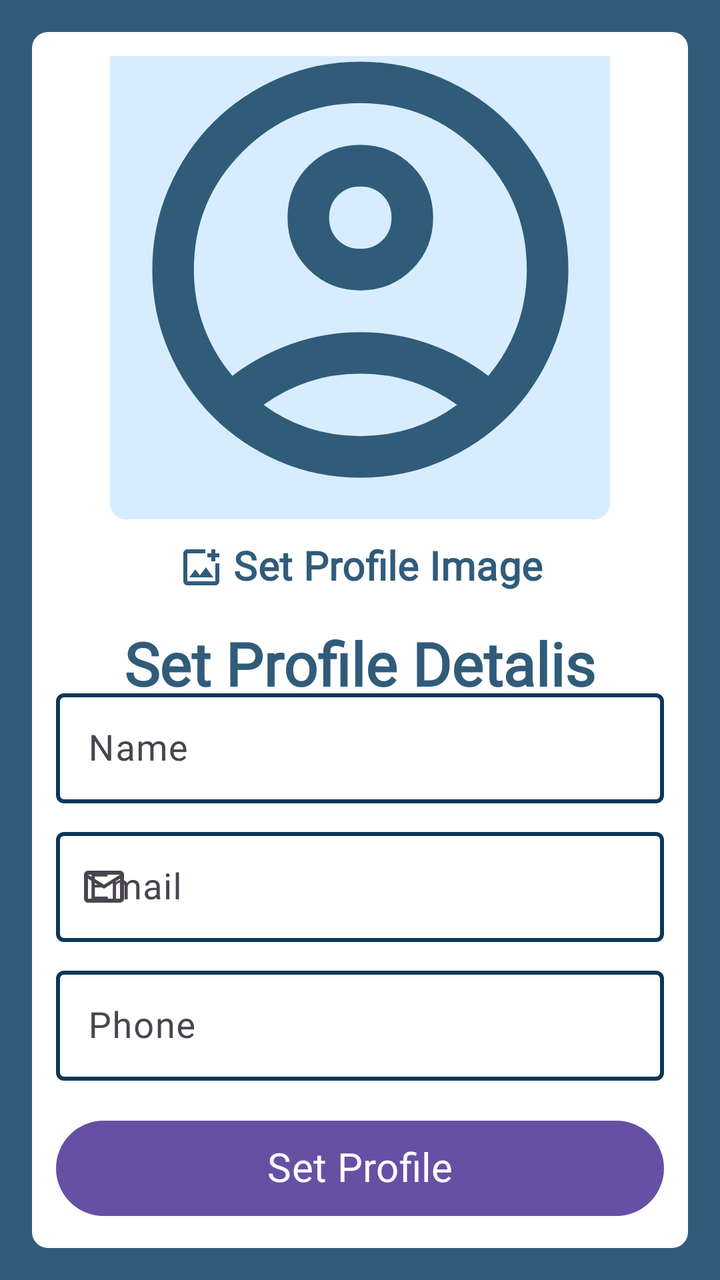
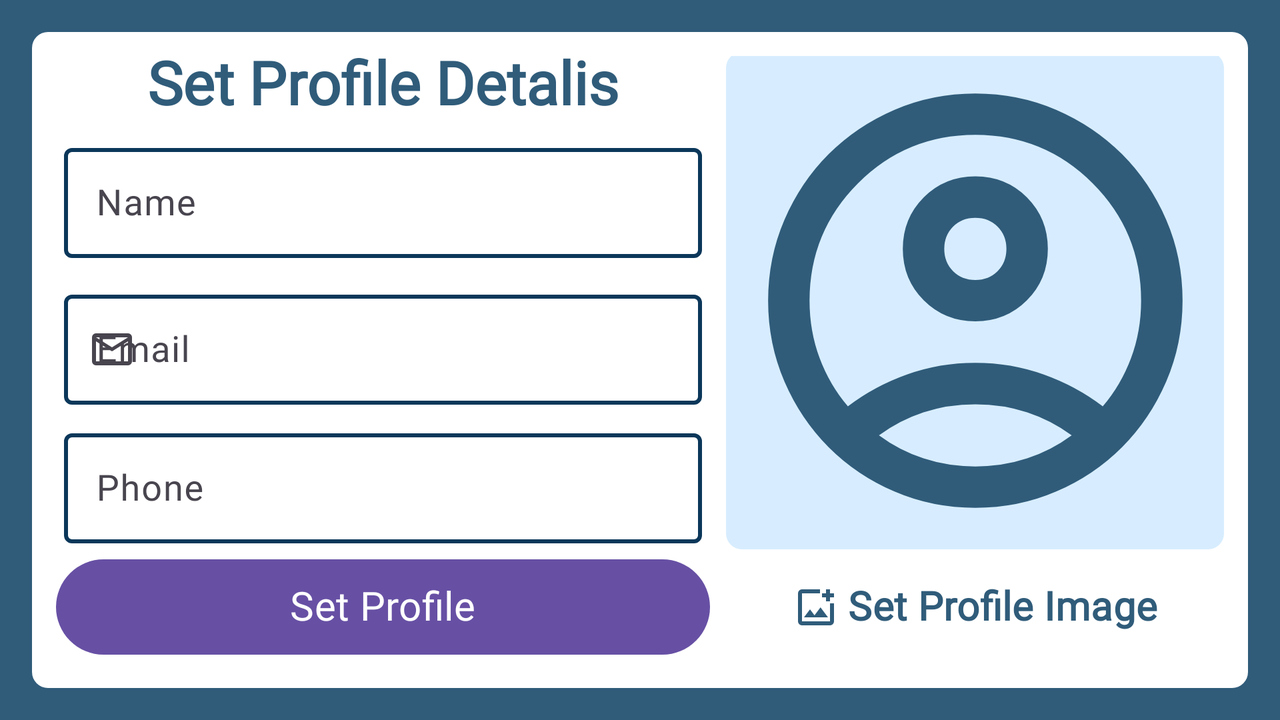

An Android layout and its configuration variant, each rendered on a device that would load it. The default file and the variant file are quoted in full after the pictures.
<!-- AndroidManifest.xml: application theme Theme.StudyPlannerApp -->
<!-- res/layout/fragment_user_profile.xml -->
<?xml version="1.0" encoding="utf-8"?>
<androidx.constraintlayout.widget.ConstraintLayout xmlns:android="http://schemas.android.com/apk/res/android"
    xmlns:app="http://schemas.android.com/apk/res-auto"
    xmlns:tools="http://schemas.android.com/tools"
    android:layout_width="match_parent"
    android:layout_height="match_parent"
    android:background="@color/blue_500"
    android:padding="16dp"
    tools:context=".ui.user_profile.UserProfileFragment">


    <androidx.constraintlayout.widget.ConstraintLayout
        android:id="@+id/constraintLayout2"
        android:layout_width="0dp"
        android:layout_height="wrap_content"
        android:background="@drawable/rounded_background"
        android:backgroundTint="@color/white"
        android:padding="12dp"
        app:layout_constraintBottom_toBottomOf="parent"
        app:layout_constraintHeight_percent="0.85"
        app:layout_constraintEnd_toEndOf="parent"
        app:layout_constraintHorizontal_bias="1.0"
        app:layout_constraintStart_toStartOf="parent"
        app:layout_constraintTop_toTopOf="parent">

        <androidx.constraintlayout.widget.ConstraintLayout
            android:id="@+id/constraintLayout7"
            android:layout_width="0dp"
            android:layout_height="wrap_content"
            android:layout_marginBottom="8dp"
            app:layout_constraintBottom_toTopOf="@+id/setProfileBtn"
            app:layout_constraintEnd_toEndOf="parent"
            app:layout_constraintHorizontal_bias="0.5"
            app:layout_constraintStart_toStartOf="parent">

            <com.google.android.material.textfield.TextInputLayout
                android:id="@+id/userNameTF"
                style="@style/editTextStyle"
                android:layout_width="match_parent"
                android:layout_height="wrap_content"
                android:layout_marginTop="8dp"
                android:layout_marginBottom="4dp"
                android:hint="@string/name"
                app:endIconDrawable="@drawable/icon_remove"
                app:endIconMode="clear_text"
                app:layout_constraintBottom_toTopOf="@+id/userEmailTF"
                app:layout_constraintEnd_toEndOf="parent"
                app:layout_constraintStart_toStartOf="parent"
                app:layout_constraintTop_toTopOf="parent"
                app:layout_constraintVertical_chainStyle="spread"
                app:startIconDrawable="@drawable/icon_user_2">

                <com.google.android.material.textfield.TextInputEditText
                    android:id="@+id/userNameET"
                    android:layout_width="match_parent"
                    android:layout_height="wrap_content"
                    android:inputType="textCapWords" />

            </com.google.android.material.textfield.TextInputLayout>

            <com.google.android.material.textfield.TextInputLayout
                android:id="@+id/userEmailTF"
                style="@style/editTextStyle"
                android:layout_width="match_parent"
                android:layout_height="wrap_content"
                android:layout_marginTop="4dp"
                android:layout_marginBottom="4dp"
                android:hint="@string/email"
                app:endIconDrawable="@drawable/icon_remove"
                app:endIconMode="clear_text"
                app:layout_constraintBottom_toTopOf="@+id/userPhoneTF"
                app:layout_constraintEnd_toEndOf="parent"
                app:layout_constraintStart_toStartOf="parent"
                app:layout_constraintTop_toBottomOf="@+id/userNameTF"
                app:startIconDrawable="@drawable/icon_email">

                <com.google.android.material.textfield.TextInputEditText
                    android:id="@+id/userEmailET"
                    android:layout_width="match_parent"
                    android:layout_height="wrap_content"
                    android:inputType="textEmailAddress" />

            </com.google.android.material.textfield.TextInputLayout>

            <com.google.android.material.textfield.TextInputLayout
                android:id="@+id/userPhoneTF"
                style="@style/editTextStyle"
                android:layout_width="match_parent"
                android:layout_height="wrap_content"
                android:layout_marginTop="4dp"
                android:layout_marginBottom="8dp"
                android:hint="@string/phone"
                app:endIconDrawable="@drawable/icon_remove"
                app:endIconMode="clear_text"
                app:layout_constraintBottom_toBottomOf="parent"
                app:layout_constraintEnd_toEndOf="parent"
                app:layout_constraintStart_toStartOf="parent"
                app:layout_constraintTop_toBottomOf="@+id/userEmailTF"
                app:startIconDrawable="@drawable/icon_phone">

                <com.google.android.material.textfield.TextInputEditText
                    android:id="@+id/userPhoneET"
                    android:layout_width="match_parent"
                    android:layout_height="wrap_content"
                    android:inputType="phone" />

            </com.google.android.material.textfield.TextInputLayout>
        </androidx.constraintlayout.widget.ConstraintLayout>

        <TextView
            android:id="@+id/textView"
            android:layout_width="wrap_content"
            android:layout_height="wrap_content"
            android:layout_marginTop="8dp"
            android:text="@string/set_profile_detalis"
            android:textAppearance="@style/TextAppearance.AppCompat.Large"
            android:textColor="@color/blue_500"
            android:textSize="30sp"
            android:textStyle="bold"
            app:layout_constraintBottom_toTopOf="@+id/constraintLayout7"
            app:layout_constraintEnd_toEndOf="parent"
            app:layout_constraintHorizontal_bias="0.5"
            app:layout_constraintStart_toStartOf="parent"
            app:layout_constraintTop_toBottomOf="@+id/setProfileImageBtn" />


        <com.google.android.material.button.MaterialButton
            android:id="@+id/setProfileBtn"
            style="@style/buttonStyle"
            android:layout_width="0dp"
            android:layout_height="wrap_content"
            android:padding="12dp"
            android:text="@string/set_profile"
            android:textSize="20sp"
            app:layout_constraintBottom_toBottomOf="parent"
            app:layout_constraintEnd_toEndOf="@+id/constraintLayout7"
            app:layout_constraintHorizontal_bias="0.5"
            app:layout_constraintStart_toStartOf="@+id/constraintLayout7" />


        <ImageView
            android:id="@+id/userProfileImageView"
            android:layout_width="0dp"
            android:layout_height="wrap_content"
            android:background="@drawable/rounded_background"
            android:maxHeight="250dp"
            android:minHeight="250dp"
            android:src="@drawable/icon_user"
            app:layout_constraintBottom_toTopOf="@+id/setProfileImageBtn"
            app:layout_constraintDimensionRatio="1:1"
            app:layout_constraintEnd_toEndOf="parent"
            app:layout_constraintHorizontal_bias="0.5"
            app:layout_constraintStart_toStartOf="parent"
            app:layout_constraintTop_toTopOf="parent"
            app:layout_constraintVertical_chainStyle="packed" />

        <com.google.android.material.button.MaterialButton
            android:id="@+id/setProfileImageBtn"
            style="@style/Widget.Material3.Button.TextButton"
            android:layout_width="wrap_content"
            android:layout_height="wrap_content"
            android:text="@string/set_profile_image"
            android:textColor="@color/blue_500"
            android:textSize="20sp"
            android:textStyle="bold"
            app:icon="@drawable/icon_image"
            app:iconSize="24dp"
            app:iconTint="@color/blue_500"
            app:layout_constraintBottom_toTopOf="@+id/textView"
            app:layout_constraintEnd_toEndOf="@+id/userProfileImageView"
            app:layout_constraintHorizontal_bias="0.5"
            app:layout_constraintStart_toStartOf="@+id/userProfileImageView"
            app:layout_constraintTop_toBottomOf="@+id/userProfileImageView" />

    </androidx.constraintlayout.widget.ConstraintLayout>

    <ProgressBar
        android:id="@+id/registerProgress"
        style="?android:attr/progressBarStyle"
        android:layout_width="wrap_content"
        android:layout_height="wrap_content"
        android:visibility="gone"
        app:layout_constraintBottom_toBottomOf="parent"
        app:layout_constraintEnd_toEndOf="parent"
        app:layout_constraintStart_toStartOf="parent"
        app:layout_constraintTop_toTopOf="parent" />

</androidx.constraintlayout.widget.ConstraintLayout>
<!-- resources referenced by this layout -->
<resources>
  <color name="blue_500">#305C7A</color>
  <color name="white">#FFFFFFFF</color>
  <!-- drawable icon_email (drawable) -->
  <vector xmlns:android="http://schemas.android.com/apk/res/android"
      android:width="24dp"
      android:height="24dp"
      android:viewportWidth="960"
      android:viewportHeight="960"
      android:tint="?attr/colorControlNormal">
      <path android:fillColor="@android:color/white"
          android:pathData="M160,800Q127,800 103.5,776.5Q80,753 80,720L80,240Q80,207 103.5,183.5Q127,160 160,160L800,160Q833,160 856.5,183.5Q880,207 880,240L880,720Q880,753 856.5,776.5Q833,800 800,800L160,800ZM480,520L160,320L160,720Q160,720 160,720Q160,720 160,720L800,720Q800,720 800,720Q800,720 800,720L800,320L480,520ZM480,440L800,240L160,240L480,440ZM160,320L160,240L160,240L160,320L160,720Q160,720 160,720Q160,720 160,720L160,720Q160,720 160,720Q160,720 160,720L160,320Z"/>
  </vector>
  <!-- drawable icon_remove (drawable) -->
  <vector xmlns:android="http://schemas.android.com/apk/res/android"
      android:width="24dp"
      android:height="24dp"
      android:viewportWidth="960"
      android:viewportHeight="960"
      android:tint="?attr/colorControlNormal">
      <path android:fillColor="@android:color/white"
          android:pathData="M256,760L200,704L424,480L200,256L256,200L480,424L704,200L760,256L536,480L760,704L704,760L480,536L256,760Z"/>
  </vector>
  <!-- drawable rounded_background (drawable) -->
  <?xml version="1.0" encoding="utf-8"?>
  <shape xmlns:android="http://schemas.android.com/apk/res/android"
      android:shape="rectangle">
      <corners android:radius="8dp" />
      <solid android:color="@color/blue_100"/>
  </shape>
  <string name="email">Email</string>
  <string name="name">Name</string>
  <string name="phone">Phone</string>
  <string name="set_profile">Set Profile</string>
  <string name="set_profile_detalis">Set Profile Detalis</string>
  <string name="set_profile_image">Set Profile Image</string>
  <style name="editTextStyle" parent="ThemeOverlay.Material3.TextInputEditText.OutlinedBox.Dense">
          <item name="boxStrokeColor">@color/edit_text_color_selector</item>
          <item name="boxStrokeWidth">2dp</item>
          <item name="hintTextColor">@color/edit_text_color_selector</item>
          <item name="shapeAppearanceSmallComponent">@style/ShapeAppearance.App.SmallComponent</item>
          <item name="colorControlActivated">@color/edit_text_color_selector</item>
          <item name="hintTextAppearance">@style/TextAppearance.Material3.BodyMedium</item>
      </style>
  <style name="Theme.StudyPlannerApp" parent="Base.Theme.StudyPlannerApp" />
  <color name="blue_100">#D7EDFF</color>
  <style name="ShapeAppearance.App.SmallComponent" parent="ShapeAppearance.Material3.SmallComponent">
          <item name="cornerFamily">cut</item>
      </style>
  <style name="Base.Theme.StudyPlannerApp" parent="Theme.Material3.DayNight.NoActionBar">
          
          
          <item name="fontFamily">@font/poppins</item>
          <item name="android:textSize">18sp</item>
          <item name="android:includeFontPadding">false</item>
  
      </style>
</resources>
<!-- res/layout-land/fragment_user_profile.xml (the repository's variant of the layout above) -->
<!-- drawn on the phone turned sideways -->
<?xml version="1.0" encoding="utf-8"?>
<androidx.constraintlayout.widget.ConstraintLayout xmlns:android="http://schemas.android.com/apk/res/android"
    xmlns:tools="http://schemas.android.com/tools"
    android:layout_width="match_parent"
    android:layout_height="match_parent"
    android:background="@color/blue_500"
    android:padding="16dp"
    xmlns:app="http://schemas.android.com/apk/res-auto">

    <androidx.constraintlayout.widget.ConstraintLayout
        android:id="@+id/constraintLayout2"
        android:layout_width="0dp"
        android:layout_height="0dp"
        android:background="@drawable/rounded_background"
        android:backgroundTint="@color/white"
        android:padding="12dp"
        app:layout_constraintBottom_toBottomOf="parent"
        app:layout_constraintEnd_toEndOf="parent"
        app:layout_constraintStart_toStartOf="parent"
        app:layout_constraintTop_toTopOf="parent">

        <androidx.constraintlayout.widget.ConstraintLayout
            android:id="@+id/constraintLayout7"
            android:layout_width="0dp"
            android:layout_height="wrap_content"
            android:padding="4dp"
            app:layout_constraintBottom_toTopOf="@+id/setProfileBtn"
            app:layout_constraintEnd_toStartOf="@+id/guideline16"
            app:layout_constraintHorizontal_bias="0.5"
            app:layout_constraintStart_toStartOf="parent"
            app:layout_constraintTop_toBottomOf="@+id/textView">

            <com.google.android.material.textfield.TextInputLayout
                android:id="@+id/userNameTF"
                style="@style/editTextStyle"
                android:layout_width="match_parent"
                android:layout_height="wrap_content"
                android:layout_marginTop="4dp"
                android:layout_marginBottom="8dp"
                android:hint="@string/name"
                app:endIconDrawable="@drawable/icon_remove"
                app:endIconMode="clear_text"
                app:layout_constraintBottom_toTopOf="@+id/userEmailTF"
                app:layout_constraintEnd_toEndOf="parent"
                app:layout_constraintStart_toStartOf="parent"
                app:layout_constraintTop_toTopOf="parent"
                app:layout_constraintVertical_bias="0.0"
                app:layout_constraintVertical_chainStyle="spread_inside"
                app:startIconDrawable="@drawable/icon_user_2">

                <com.google.android.material.textfield.TextInputEditText
                    android:id="@+id/userNameET"
                    android:layout_width="match_parent"
                    android:layout_height="wrap_content"
                    android:inputType="textCapWords" />

            </com.google.android.material.textfield.TextInputLayout>

            <com.google.android.material.textfield.TextInputLayout
                android:id="@+id/userEmailTF"
                style="@style/editTextStyle"
                android:layout_width="match_parent"
                android:layout_height="wrap_content"
                android:layout_marginTop="4dp"
                android:layout_marginBottom="4dp"
                android:hint="@string/email"
                app:endIconDrawable="@drawable/icon_remove"
                app:endIconMode="clear_text"
                app:layout_constraintBottom_toTopOf="@+id/userPhoneTF"
                app:layout_constraintEnd_toEndOf="parent"
                app:layout_constraintStart_toStartOf="parent"
                app:layout_constraintTop_toBottomOf="@+id/userNameTF"
                app:startIconDrawable="@drawable/icon_email">

                <com.google.android.material.textfield.TextInputEditText
                    android:id="@+id/userEmailET"
                    android:layout_width="match_parent"
                    android:layout_height="wrap_content"
                    android:inputType="textEmailAddress" />

            </com.google.android.material.textfield.TextInputLayout>

            <com.google.android.material.textfield.TextInputLayout
                android:id="@+id/userPhoneTF"
                style="@style/editTextStyle"
                android:layout_width="match_parent"
                android:layout_height="wrap_content"
                android:layout_marginTop="4dp"
                android:hint="@string/phone"
                app:endIconDrawable="@drawable/icon_remove"
                app:endIconMode="clear_text"
                app:layout_constraintBottom_toBottomOf="parent"
                app:layout_constraintEnd_toEndOf="parent"
                app:layout_constraintStart_toStartOf="parent"
                app:layout_constraintTop_toBottomOf="@+id/userEmailTF"
                app:startIconDrawable="@drawable/icon_phone">

                <com.google.android.material.textfield.TextInputEditText
                    android:id="@+id/userPhoneET"
                    android:layout_width="match_parent"
                    android:layout_height="wrap_content"
                    android:inputType="phone" />

            </com.google.android.material.textfield.TextInputLayout>
        </androidx.constraintlayout.widget.ConstraintLayout>

        <TextView
            android:id="@+id/textView"
            android:layout_width="0dp"
            android:layout_height="wrap_content"
            android:gravity="center"
            android:text="@string/set_profile_detalis"
            android:textAppearance="@style/TextAppearance.AppCompat.Large"
            android:textColor="@color/blue_500"
            android:textSize="30sp"
            android:textStyle="bold"
            app:layout_constraintBottom_toTopOf="@+id/constraintLayout7"
            app:layout_constraintEnd_toStartOf="@+id/guideline16"
            app:layout_constraintHorizontal_bias="0.5"
            app:layout_constraintStart_toStartOf="parent"
            app:layout_constraintTop_toTopOf="parent" />


        <com.google.android.material.button.MaterialButton
            android:id="@+id/setProfileBtn"
            style="@style/buttonStyle"
            android:layout_width="0dp"
            android:layout_height="wrap_content"
            android:layout_marginBottom="4dp"
            android:padding="12dp"
            android:text="@string/set_profile"
            android:textSize="20sp"
            app:layout_constraintBottom_toBottomOf="parent"
            app:layout_constraintEnd_toStartOf="@+id/guideline16"
            app:layout_constraintHorizontal_bias="0.5"
            app:layout_constraintStart_toStartOf="parent"
            app:layout_constraintTop_toBottomOf="@+id/constraintLayout7" />

        <ImageView
            android:id="@+id/userProfileImageView"
            android:layout_width="0dp"
            android:layout_height="0dp"
            android:layout_marginStart="8dp"
            android:background="@drawable/rounded_background"
            android:src="@drawable/icon_user"
            app:layout_constraintBottom_toBottomOf="@+id/constraintLayout7"
            app:layout_constraintDimensionRatio="1:1"
            app:layout_constraintEnd_toEndOf="parent"
            app:layout_constraintStart_toStartOf="@+id/guideline16"
            app:layout_constraintTop_toTopOf="@+id/textView" />

        <androidx.constraintlayout.widget.Guideline
            android:id="@+id/guideline16"
            android:layout_width="wrap_content"
            android:layout_height="wrap_content"
            android:orientation="vertical"
            app:layout_constraintGuide_percent="0.56" />

        <com.google.android.material.button.MaterialButton
            android:id="@+id/setProfileImageBtn"
            style="@style/Widget.Material3.Button.TextButton"
            android:layout_width="wrap_content"
            android:layout_height="wrap_content"
            android:text="@string/set_profile_image"
            android:textColor="@color/blue_500"
            android:textSize="20sp"
            android:textStyle="bold"
            app:icon="@drawable/icon_image"
            app:iconSize="24dp"
            app:iconTint="@color/blue_500"
            app:layout_constraintBottom_toBottomOf="@+id/setProfileBtn"
            app:layout_constraintEnd_toEndOf="@+id/userProfileImageView"
            app:layout_constraintStart_toStartOf="@+id/userProfileImageView"
            app:layout_constraintTop_toTopOf="@+id/setProfileBtn" />
    </androidx.constraintlayout.widget.ConstraintLayout>


    <ProgressBar
        android:id="@+id/registerProgress"
        style="?android:attr/progressBarStyle"
        android:layout_width="wrap_content"
        android:layout_height="wrap_content"
        android:visibility="gone"
        app:layout_constraintBottom_toBottomOf="parent"
        app:layout_constraintEnd_toEndOf="parent"
        app:layout_constraintStart_toStartOf="parent"
        app:layout_constraintTop_toTopOf="parent" />

</androidx.constraintlayout.widget.ConstraintLayout>
